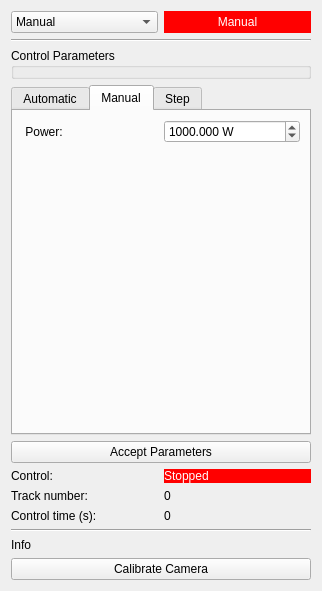
<?xml version="1.0" encoding="UTF-8"?>
<ui version="4.0">
 <class>Laser Control</class>
 <widget class="QWidget" name="Form">
  <property name="geometry">
   <rect>
    <x>0</x>
    <y>0</y>
    <width>322</width>
    <height>591</height>
   </rect>
  </property>
  <property name="windowTitle">
   <string>Form</string>
  </property>
  <layout class="QVBoxLayout" name="verticalLayout">
   <item>
    <layout class="QHBoxLayout" name="horizontalLayout_2">
     <item>
      <widget class="QComboBox" name="btnMode">
       <item>
        <property name="text">
         <string>Manual</string>
        </property>
       </item>
       <item>
        <property name="text">
         <string>Automatic</string>
        </property>
       </item>
       <item>
        <property name="text">
         <string>Step</string>
        </property>
       </item>
      </widget>
     </item>
     <item>
      <widget class="QLabel" name="lblStatus">
       <property name="styleSheet">
        <string notr="true">background-color: rgb(255, 0, 0);
color: rgb(255, 255, 255);</string>
       </property>
       <property name="text">
        <string>Manual</string>
       </property>
       <property name="alignment">
        <set>Qt::AlignCenter</set>
       </property>
      </widget>
     </item>
    </layout>
   </item>
   <item>
    <widget class="Line" name="line_2">
     <property name="orientation">
      <enum>Qt::Horizontal</enum>
     </property>
    </widget>
   </item>
   <item>
    <widget class="QGroupBox" name="grpControl">
     <property name="title">
      <string>Control Parameters</string>
     </property>
     <layout class="QVBoxLayout" name="verticalLayout_2">
      <property name="leftMargin">
       <number>0</number>
      </property>
      <property name="topMargin">
       <number>6</number>
      </property>
      <property name="rightMargin">
       <number>6</number>
      </property>
      <property name="bottomMargin">
       <number>0</number>
      </property>
     </layout>
    </widget>
   </item>
   <item>
    <widget class="QTabWidget" name="tbParams">
     <property name="currentIndex">
      <number>1</number>
     </property>
     <widget class="QWidget" name="tab">
      <attribute name="title">
       <string>Automatic</string>
      </attribute>
      <layout class="QGridLayout" name="gridLayout_4">
       <item row="0" column="0">
        <layout class="QGridLayout" name="gridLayout_3">
         <item row="0" column="0">
          <widget class="QLabel" name="lblWidth">
           <property name="text">
            <string> Width:</string>
           </property>
          </widget>
         </item>
         <item row="0" column="1">
          <widget class="QDoubleSpinBox" name="sbWidth">
           <property name="decimals">
            <number>3</number>
           </property>
           <property name="maximum">
            <double>1000.000000000000000</double>
           </property>
           <property name="value">
            <double>3.000000000000000</double>
           </property>
          </widget>
         </item>
         <item row="4" column="0">
          <widget class="QLabel" name="lblKd">
           <property name="text">
            <string> Kd:</string>
           </property>
          </widget>
         </item>
         <item row="4" column="1">
          <widget class="QDoubleSpinBox" name="sbKd">
           <property name="enabled">
            <bool>true</bool>
           </property>
           <property name="maximum">
            <double>1000.000000000000000</double>
           </property>
          </widget>
         </item>
         <item row="2" column="1">
          <widget class="QDoubleSpinBox" name="sbKp">
           <property name="enabled">
            <bool>true</bool>
           </property>
           <property name="maximum">
            <double>1000.000000000000000</double>
           </property>
           <property name="value">
            <double>5.000000000000000</double>
           </property>
          </widget>
         </item>
         <item row="3" column="1">
          <widget class="QDoubleSpinBox" name="sbKi">
           <property name="enabled">
            <bool>true</bool>
           </property>
           <property name="maximum">
            <double>1000.000000000000000</double>
           </property>
           <property name="value">
            <double>100.000000000000000</double>
           </property>
          </widget>
         </item>
         <item row="3" column="0">
          <widget class="QLabel" name="lblKi">
           <property name="text">
            <string> Ki: </string>
           </property>
          </widget>
         </item>
         <item row="2" column="0">
          <widget class="QLabel" name="lblKp">
           <property name="text">
            <string> Kp: </string>
           </property>
          </widget>
         </item>
         <item row="7" column="1">
          <widget class="QDoubleSpinBox" name="sbTrack"/>
         </item>
         <item row="7" column="0">
          <widget class="QLabel" name="lblTrack_2">
           <property name="text">
            <string>Track lenght(s):</string>
           </property>
          </widget>
         </item>
         <item row="5" column="1">
          <widget class="Line" name="line_4">
           <property name="orientation">
            <enum>Qt::Horizontal</enum>
           </property>
          </widget>
         </item>
         <item row="5" column="0">
          <widget class="Line" name="line">
           <property name="orientation">
            <enum>Qt::Horizontal</enum>
           </property>
          </widget>
         </item>
         <item row="1" column="0">
          <widget class="Line" name="line_5">
           <property name="orientation">
            <enum>Qt::Horizontal</enum>
           </property>
          </widget>
         </item>
         <item row="1" column="1">
          <widget class="Line" name="line_6">
           <property name="orientation">
            <enum>Qt::Horizontal</enum>
           </property>
          </widget>
         </item>
         <item row="6" column="0">
          <widget class="QLabel" name="lblMode">
           <property name="text">
            <string>Mode:</string>
           </property>
          </widget>
         </item>
         <item row="6" column="1">
          <widget class="QComboBox" name="btnAuto">
           <item>
            <property name="text">
             <string>Continuous</string>
            </property>
           </item>
           <item>
            <property name="text">
             <string>Tracks</string>
            </property>
           </item>
          </widget>
         </item>
        </layout>
       </item>
      </layout>
     </widget>
     <widget class="QWidget" name="tab_2">
      <attribute name="title">
       <string>Manual</string>
      </attribute>
      <layout class="QVBoxLayout" name="verticalLayout_5">
       <item>
        <layout class="QGridLayout" name="gridLayout_2">
         <item row="0" column="1">
          <widget class="QDoubleSpinBox" name="sbPower">
           <property name="font">
            <font>
             <weight>50</weight>
             <bold>false</bold>
            </font>
           </property>
           <property name="suffix">
            <string> W</string>
           </property>
           <property name="decimals">
            <number>3</number>
           </property>
           <property name="maximum">
            <double>3500.000000000000000</double>
           </property>
           <property name="singleStep">
            <double>10.000000000000000</double>
           </property>
           <property name="value">
            <double>1000.000000000000000</double>
           </property>
          </widget>
         </item>
         <item row="0" column="0">
          <widget class="QLabel" name="lblPower">
           <property name="font">
            <font>
             <weight>50</weight>
             <bold>false</bold>
            </font>
           </property>
           <property name="text">
            <string> Power:</string>
           </property>
          </widget>
         </item>
         <item row="1" column="1">
          <spacer name="verticalSpacer_2">
           <property name="orientation">
            <enum>Qt::Vertical</enum>
           </property>
           <property name="sizeHint" stdset="0">
            <size>
             <width>20</width>
             <height>40</height>
            </size>
           </property>
          </spacer>
         </item>
        </layout>
       </item>
      </layout>
     </widget>
     <widget class="QWidget" name="tab_3">
      <attribute name="title">
       <string>Step</string>
      </attribute>
      <layout class="QVBoxLayout" name="verticalLayout_4">
       <item>
        <layout class="QGridLayout" name="gridLayout">
         <item row="0" column="1">
          <widget class="QDoubleSpinBox" name="sbPower_2">
           <property name="font">
            <font>
             <weight>50</weight>
             <bold>false</bold>
            </font>
           </property>
           <property name="suffix">
            <string> W</string>
           </property>
           <property name="decimals">
            <number>3</number>
           </property>
           <property name="maximum">
            <double>3500.000000000000000</double>
           </property>
           <property name="singleStep">
            <double>10.000000000000000</double>
           </property>
           <property name="value">
            <double>1000.000000000000000</double>
           </property>
          </widget>
         </item>
         <item row="1" column="1">
          <widget class="QDoubleSpinBox" name="sbTime">
           <property name="value">
            <double>4.000000000000000</double>
           </property>
          </widget>
         </item>
         <item row="0" column="0">
          <widget class="QLabel" name="lblPower_2">
           <property name="font">
            <font>
             <weight>50</weight>
             <bold>false</bold>
            </font>
           </property>
           <property name="text">
            <string> Power:</string>
           </property>
          </widget>
         </item>
         <item row="1" column="0">
          <widget class="QLabel" name="lblTime">
           <property name="text">
            <string>Trigger time(s)</string>
           </property>
          </widget>
         </item>
         <item row="2" column="1">
          <spacer name="verticalSpacer_3">
           <property name="orientation">
            <enum>Qt::Vertical</enum>
           </property>
           <property name="sizeHint" stdset="0">
            <size>
             <width>20</width>
             <height>40</height>
            </size>
           </property>
          </spacer>
         </item>
        </layout>
       </item>
      </layout>
     </widget>
    </widget>
   </item>
   <item>
    <widget class="QPushButton" name="btnControl">
     <property name="text">
      <string>Accept Parameters</string>
     </property>
    </widget>
   </item>
   <item>
    <layout class="QGridLayout" name="gridLayout_7">
     <item row="0" column="0">
      <widget class="QLabel" name="lblControl_2">
       <property name="text">
        <string>Control:</string>
       </property>
      </widget>
     </item>
     <item row="0" column="1">
      <widget class="QLabel" name="lblControl">
       <property name="styleSheet">
        <string notr="true">background-color: rgb(255, 0, 0);
color: rgb(255, 255, 255);</string>
       </property>
       <property name="text">
        <string>Stopped</string>
       </property>
      </widget>
     </item>
     <item row="2" column="0">
      <widget class="QLabel" name="lblLenght">
       <property name="text">
        <string>Control time (s):</string>
       </property>
      </widget>
     </item>
     <item row="2" column="1">
      <widget class="QLabel" name="lblTime_2">
       <property name="text">
        <string>0</string>
       </property>
       <property name="textFormat">
        <enum>Qt::AutoText</enum>
       </property>
      </widget>
     </item>
     <item row="1" column="0">
      <widget class="QLabel" name="lblTrack">
       <property name="text">
        <string>Track number:</string>
       </property>
      </widget>
     </item>
     <item row="1" column="1">
      <widget class="QLabel" name="lblNumber">
       <property name="text">
        <string>0</string>
       </property>
      </widget>
     </item>
    </layout>
   </item>
   <item>
    <widget class="Line" name="line_3">
     <property name="orientation">
      <enum>Qt::Horizontal</enum>
     </property>
    </widget>
   </item>
   <item>
    <widget class="QLabel" name="lblInfo">
     <property name="text">
      <string>Info</string>
     </property>
     <property name="textFormat">
      <enum>Qt::RichText</enum>
     </property>
     <property name="wordWrap">
      <bool>true</bool>
     </property>
    </widget>
   </item>
   <item>
    <widget class="QPushButton" name="btnCalibrate">
     <property name="text">
      <string>Calibrate Camera</string>
     </property>
    </widget>
   </item>
  </layout>
 </widget>
 <resources/>
 <connections/>
</ui>
